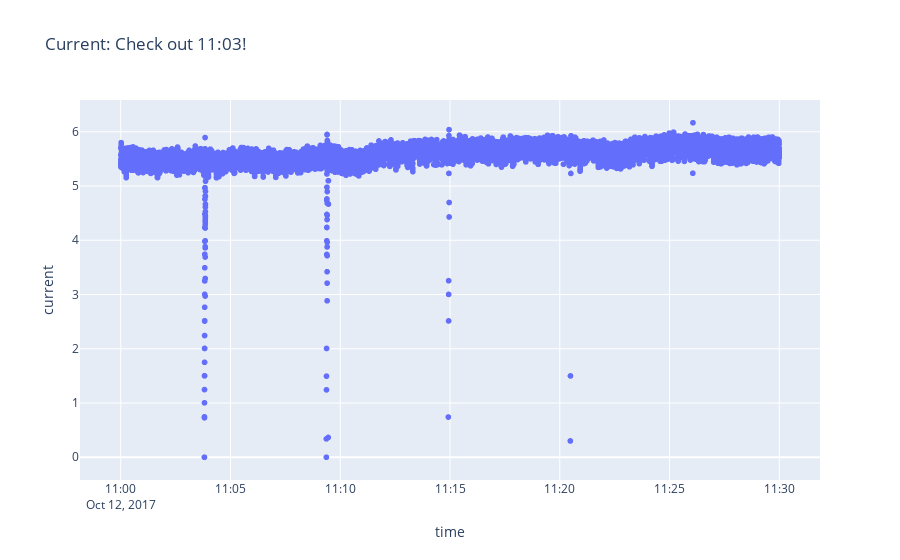

Source (notebook cell):
### Code cell
# Find an IV Curve and figure out some defining features

start = pd.to_datetime('2017-10-12 11:00:00')
end = pd.to_datetime('2017-10-12 11:30:00')

mppt_test_short = mppt_test[(mppt_test['time'] > start) & (mppt_test['time'] < end)]
# mppt_test_short = mppt_test[100000:10000]  

# mppt_test_short.plot(kind='scatter', x='time', y='current', s=5)
# plt.title('Looks like 6:20 has some interesting info')


# shorter.plot(kind='scatter', x='time', y='current', s=5)

px.scatter(mppt_test_short, x='time', y='current', title='Current: Check out 11:03!')

### Figure 1 — Plotly figure (JSON) as saved in the notebook; plotly's stock layout.template omitted (floating-point values rounded to 4 significant figures; data arrays with more than 128 entries replaced by an {"elided": "..."} marker saying what was removed)
{"data": [{"hovertemplate": "time=%{x}<br>current=%{y}<extra></extra>", "legendgroup": "", "marker": {"color": "#636efa", "symbol": "circle"}, "mode": "markers", "name": "", "showlegend": false, "type": "scattergl", "x": {"elided": "13587 str values"}, "xaxis": "x", "y": {"elided": "13587 float values"}, "yaxis": "y"}], "layout": {"legend": {"tracegroupgap": 0}, "title": {"text": "Current: Check out 11:03!"}, "xaxis": {"anchor": "y", "domain": [0, 1], "title": {"text": "time"}}, "yaxis": {"anchor": "x", "domain": [0, 1], "title": {"text": "current"}}}}
